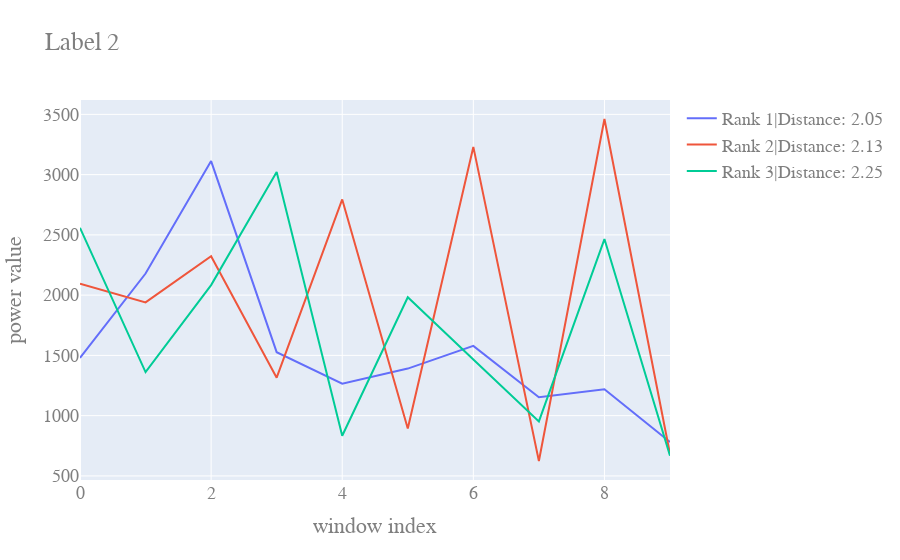
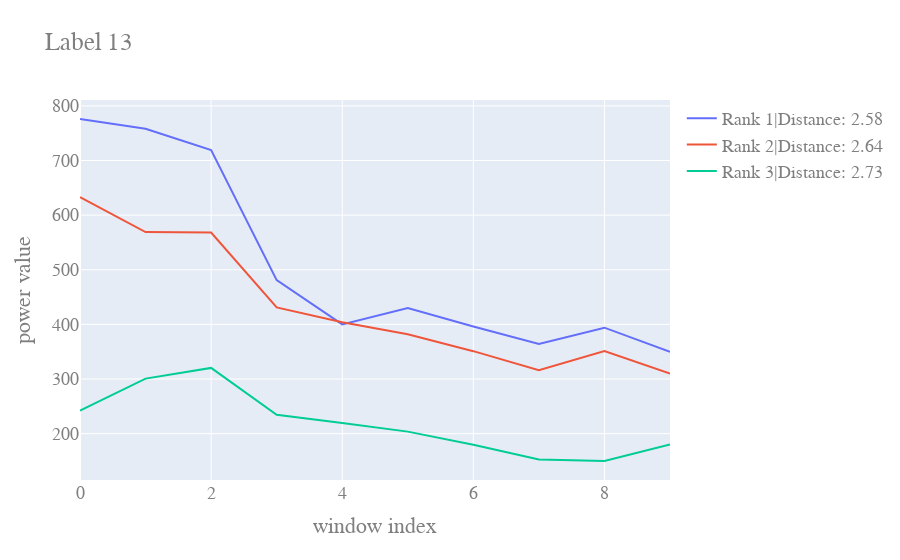
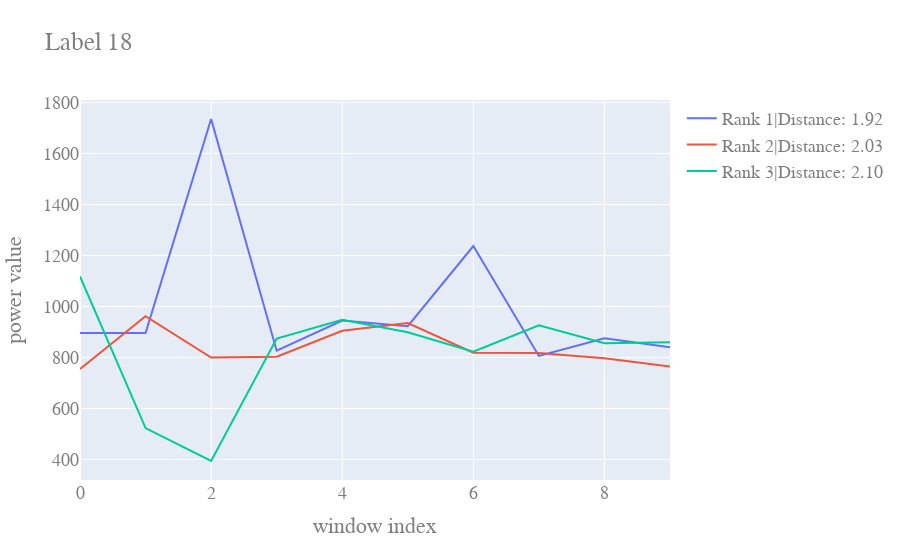
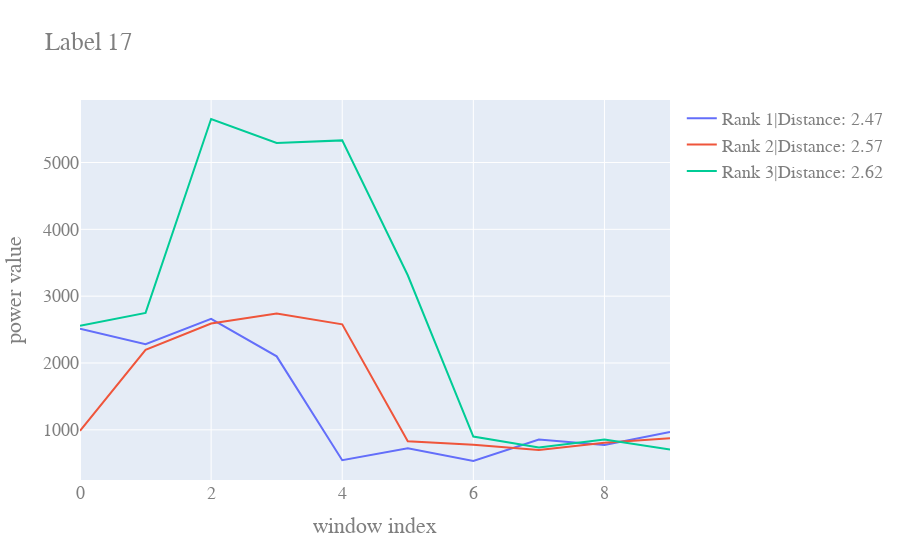

The notebook cell saved with these charts, in order:
### Code cell
for label, encodings in center_distances.items():
    fig = go.Figure()
    for i in range(3):
        distance, index = encodings[i]
        y = X_test[index]
        fig.add_trace(
            go.Scatter(
                x=np.arange(len(y)), 
                y=y,
                mode='lines',
                name=f"Rank {i+1}|Distance: {distance:.2f}"))
        
    fig.update_layout(
        title=f"Label {label}",
        xaxis_title="window index",
        yaxis_title="power value",
        font=dict(
            family="Courier New, monospace",
            size=18,
            color="#7f7f7f"
        )
    )
    config = {"toImageButtonOptions": {"width": None, "height": None}}
    fig.show(config=config)
    fig.write_image(f"images/cluster_label_{label}.png")

### Figure 1 — Plotly figure (JSON) as saved in the notebook; plotly's stock layout.template omitted (floating-point values rounded to 4 significant figures)
{"data": [{"mode": "lines", "name": "Rank 1|Distance: 2.05", "type": "scatter", "x": [0, 1, 2, 3, 4, 5, 6, 7, 8, 9], "y": [1479.0, 2179.0, 3112.0, 1527.0, 1265.0, 1390.0, 1579, 1153.0, 1219.0, 781.2]}, {"mode": "lines", "name": "Rank 2|Distance: 2.13", "type": "scatter", "x": [0, 1, 2, 3, 4, 5, 6, 7, 8, 9], "y": [2095.0, 1940.0, 2323.0, 1315.0, 2794.0, 893.8, 3230, 623.7, 3462.0, 681.8]}, {"mode": "lines", "name": "Rank 3|Distance: 2.25", "type": "scatter", "x": [0, 1, 2, 3, 4, 5, 6, 7, 8, 9], "y": [2559.0, 1361.0, 2083.0, 3022.0, 833.5, 1983.0, 1466, 951.9, 2465.0, 667.8]}], "layout": {"font": {"color": "#7f7f7f", "family": "Courier New, monospace", "size": 18}, "title": {"text": "Label 2"}, "xaxis": {"title": {"text": "window index"}}, "yaxis": {"title": {"text": "power value"}}}}

### Figure 2 — Plotly figure (JSON) as saved in the notebook; plotly's stock layout.template omitted (floating-point values rounded to 4 significant figures)
{"data": [{"mode": "lines", "name": "Rank 1|Distance: 2.58", "type": "scatter", "x": [0, 1, 2, 3, 4, 5, 6, 7, 8, 9], "y": [776, 758, 719, 481, 400, 430, 396, 364, 394, 350]}, {"mode": "lines", "name": "Rank 2|Distance: 2.64", "type": "scatter", "x": [0, 1, 2, 3, 4, 5, 6, 7, 8, 9], "y": [633, 569, 568, 431, 404, 382, 351, 316, 351, 310]}, {"mode": "lines", "name": "Rank 3|Distance: 2.73", "type": "scatter", "x": [0, 1, 2, 3, 4, 5, 6, 7, 8, 9], "y": [242.1, 300.8, 320.4, 234.4, 219.3, 203.7, 179.5, 152.8, 149.9, 180.0]}], "layout": {"font": {"color": "#7f7f7f", "family": "Courier New, monospace", "size": 18}, "title": {"text": "Label 13"}, "xaxis": {"title": {"text": "window index"}}, "yaxis": {"title": {"text": "power value"}}}}

### Figure 3 — Plotly figure (JSON) as saved in the notebook; plotly's stock layout.template omitted (floating-point values rounded to 4 significant figures)
{"data": [{"mode": "lines", "name": "Rank 1|Distance: 1.92", "type": "scatter", "x": [0, 1, 2, 3, 4, 5, 6, 7, 8, 9], "y": [896, 896.1, 1735.0, 826.6, 944.7, 922.7, 1237.0, 806, 875.5, 840.3]}, {"mode": "lines", "name": "Rank 2|Distance: 2.03", "type": "scatter", "x": [0, 1, 2, 3, 4, 5, 6, 7, 8, 9], "y": [755, 962, 800, 803, 905, 935, 819, 818, 797, 765]}, {"mode": "lines", "name": "Rank 3|Distance: 2.10", "type": "scatter", "x": [0, 1, 2, 3, 4, 5, 6, 7, 8, 9], "y": [1118.0, 523.2, 394.2, 874.3, 948.1, 899.2, 822.5, 926.2, 856, 859.5]}], "layout": {"font": {"color": "#7f7f7f", "family": "Courier New, monospace", "size": 18}, "title": {"text": "Label 18"}, "xaxis": {"title": {"text": "window index"}}, "yaxis": {"title": {"text": "power value"}}}}

### Figure 4 — Plotly figure (JSON) as saved in the notebook; plotly's stock layout.template omitted (floating-point values rounded to 4 significant figures)
{"data": [{"mode": "lines", "name": "Rank 1|Distance: 2.47", "type": "scatter", "x": [0, 1, 2, 3, 4, 5, 6, 7, 8, 9], "y": [2514.0, 2281.0, 2661.0, 2099.0, 544.6, 722.8, 533.7, 854, 773.1, 967.8]}, {"mode": "lines", "name": "Rank 2|Distance: 2.57", "type": "scatter", "x": [0, 1, 2, 3, 4, 5, 6, 7, 8, 9], "y": [984.8, 2197.0, 2590.0, 2742.0, 2578.0, 828.9, 776.9, 696.9, 807, 873.2]}, {"mode": "lines", "name": "Rank 3|Distance: 2.62", "type": "scatter", "x": [0, 1, 2, 3, 4, 5, 6, 7, 8, 9], "y": [2558.0, 2749.0, 5651.0, 5292.0, 5331.0, 3312.0, 899.2, 735.9, 853.7, 704.6]}], "layout": {"font": {"color": "#7f7f7f", "family": "Courier New, monospace", "size": 18}, "title": {"text": "Label 17"}, "xaxis": {"title": {"text": "window index"}}, "yaxis": {"title": {"text": "power value"}}}}
